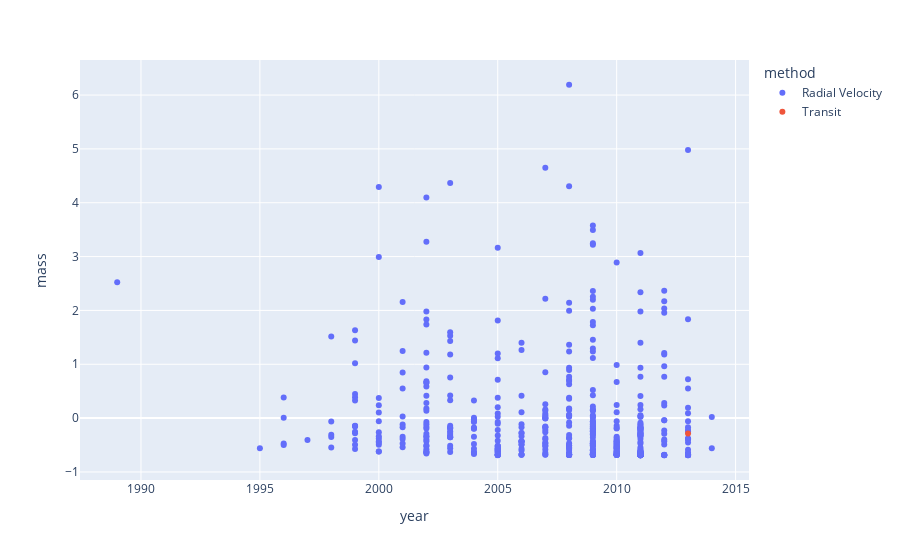

Notebook code cell kept with this figure:
### Code cell
'''
multivariate plot x2 because I am not all to familar with PCA and clustering.
'''

fig = px.scatter(df_planets_scaled, y='mass',x='year', color='method')

fig.show()

### Figure 1 — Plotly figure (JSON) as saved in the notebook; plotly's stock layout.template omitted (floating-point values rounded to 4 significant figures; data arrays with more than 128 entries replaced by an {"elided": "..."} marker saying what was removed)
{"data": [{"hovertemplate": "method=Radial Velocity<br>year=%{x}<br>mass=%{y}<extra></extra>", "legendgroup": "Radial Velocity", "marker": {"color": "#636efa", "symbol": "circle"}, "mode": "markers", "name": "Radial Velocity", "orientation": "v", "showlegend": true, "type": "scatter", "x": {"elided": "497 int values"}, "xaxis": "x", "y": {"elided": "497 float values"}, "yaxis": "y"}, {"hovertemplate": "method=Transit<br>year=%{x}<br>mass=%{y}<extra></extra>", "legendgroup": "Transit", "marker": {"color": "#EF553B", "symbol": "circle"}, "mode": "markers", "name": "Transit", "orientation": "v", "showlegend": true, "type": "scatter", "x": [2013], "xaxis": "x", "y": [-0.2861], "yaxis": "y"}], "layout": {"legend": {"title": {"text": "method"}, "tracegroupgap": 0}, "margin": {"t": 60}, "xaxis": {"anchor": "y", "domain": [0, 1], "title": {"text": "year"}}, "yaxis": {"anchor": "x", "domain": [0, 1], "title": {"text": "mass"}}}}
